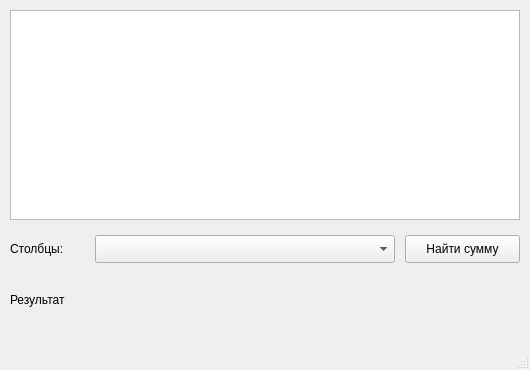
<?xml version="1.0" encoding="UTF-8"?>
<ui version="4.0">
 <class>MainWindow</class>
 <widget class="QMainWindow" name="MainWindow">
  <property name="geometry">
   <rect>
    <x>0</x>
    <y>0</y>
    <width>530</width>
    <height>370</height>
   </rect>
  </property>
  <property name="minimumSize">
   <size>
    <width>530</width>
    <height>370</height>
   </size>
  </property>
  <property name="maximumSize">
   <size>
    <width>530</width>
    <height>370</height>
   </size>
  </property>
  <property name="windowTitle">
   <string>задание</string>
  </property>
  <widget class="QWidget" name="centralwidget">
   <widget class="QTextEdit" name="textEdit">
    <property name="geometry">
     <rect>
      <x>10</x>
      <y>10</y>
      <width>510</width>
      <height>210</height>
     </rect>
    </property>
    <property name="font">
     <font>
      <family>Courier New</family>
      <pointsize>10</pointsize>
     </font>
    </property>
    <property name="readOnly">
     <bool>true</bool>
    </property>
   </widget>
   <widget class="QLabel" name="label">
    <property name="geometry">
     <rect>
      <x>10</x>
      <y>235</y>
      <width>80</width>
      <height>28</height>
     </rect>
    </property>
    <property name="text">
     <string>Столбцы:</string>
    </property>
   </widget>
   <widget class="QComboBox" name="comboBox">
    <property name="geometry">
     <rect>
      <x>95</x>
      <y>235</y>
      <width>300</width>
      <height>28</height>
     </rect>
    </property>
   </widget>
   <widget class="QPushButton" name="pushButton">
    <property name="geometry">
     <rect>
      <x>405</x>
      <y>235</y>
      <width>115</width>
      <height>28</height>
     </rect>
    </property>
    <property name="text">
     <string>Найти сумму</string>
    </property>
   </widget>
   <widget class="QLabel" name="label_result">
    <property name="geometry">
     <rect>
      <x>10</x>
      <y>285</y>
      <width>510</width>
      <height>30</height>
     </rect>
    </property>
    <property name="text">
     <string>Результат</string>
    </property>
    <property name="textFormat">
     <enum>Qt::TextFormat::AutoText</enum>
    </property>
   </widget>
  </widget>
  <widget class="QStatusBar" name="statusbar"/>
 </widget>
 <resources/>
 <connections/>
</ui>
